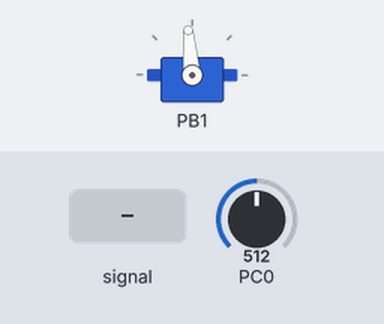
The program below on a simulated ATmega328P, built with avr-gcc and emulated at 16 MHz. Shown: servo. The test bench sets the inputs (shaded band); at power-on: PC0 = 512. Servo pulses on a pin are drawn as a servo (544–2400 µs = 0–180°); what the program prints to the serial monitor is not drawn.

Above: at 1.2 s.
1.3 s: PC0 fed a 200 Hz sine of ±81 counts around its level
At 1.62 s:
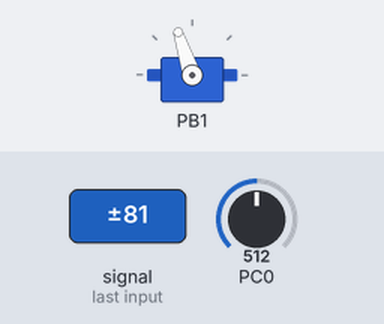
4.3 s: PC0 set to 716
At 5.5 s:
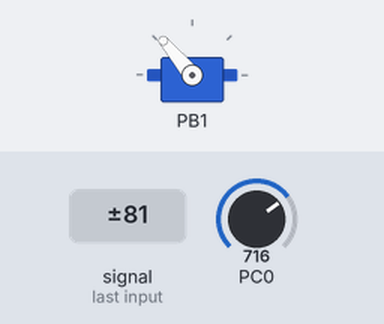
5.8 s: PC0 fed a 1000 Hz sine of ±255 counts around its level
At 5.97 s:
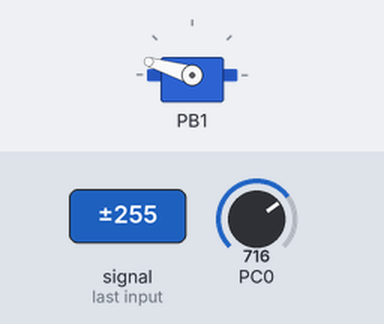
8.8 s: PC0 fed a 2 Hz sine of ±306 counts around its level
11.8 s: PC0 set to 306
13.4 s: PC0 fed a 50 Hz sine of ±306 counts around its level
At 13.72 s:
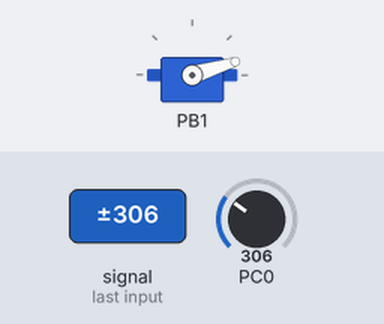
Timing chart, 0 to 17.4 s (numbered marks = the images above; inputs shaded):
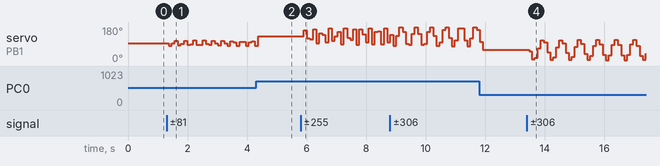

The program:

FTServoPot.c
```c
/*
 * FTServoPot.c
 *
 * Created: 2/23/2013 4:46:11 PM
 *  Author: Steve
 */

#define F_CPU 16000000
#define _DEBUG


#include <avr/io.h>
#include <avr/interrupt.h>
#include <util/delay.h>
#include <util/atomic.h>
#include "uart.h"

void initADC0();
void initServo();
void initPWM();
void setServo(uint16_t dest);
uint16_t getADC();

uint16_t volatile ADCRead = 0;
uint16_t volatile ISRCount = 0;
int main(void)
{
	uint16_t potValue = 0;
	initADC0();
	// todo: initialize the UART

	uart_init(UART_BAUD_SELECT(38400,F_CPU));
	initServo();

//  TODO: Initialize PWM on PD3/OC2B,  50hz cycle


	_delay_ms(10);   // wait a little while for things to come online.
		sei();
#ifdef _DEBUG
	uart_flush();
	uart_puts("ubasdfasdf");
#endif // _DEBUG

	while(1)
    {
		potValue = ADCRead;


		ISRCount=0;

		setServo(potValue);

		_delay_ms(100);
    }
}

void initADC0()
{
	ADCSRA |= (1 << ADPS2) | (1 << ADPS1) | (1 << ADPS0);  // set prescale to 128; (table 23-5)
	ADMUX |= (1 << REFS0);    // reference to vcc (table 23-3)
	//ADCSRA |= (1 << ADFR);    // put into free-running mode. (not in 328??)
//	ADMUX |= (1 << ADLAR);    // put into 8-bit mode.
	ADCSRA |= (1 << ADEN);


	ADCSRA |= (1 << ADATE); // Auto-trigger
	ADCSRA |= (1 << ADIE);  // Enable ADC Interrupt

	ADCSRA |= (1 << ADSC);  // start taking measurements
}

uint16_t getADC()
{
	uint16_t ADCReadLocal;
	ATOMIC_BLOCK(ATOMIC_RESTORESTATE)
	{
		ADCReadLocal=ADCRead;
	}
	return ADCReadLocal;
}


ISR(ADC_vect)
{
	ADCRead = ADC;


	ISRCount++;

}


void initPWM()
{
	 TCCR1A|=(1<<COM1A1)|(1<<COM1B1)|(1<<WGM11);
	 TCCR1B|=(1<<WGM13)|(1<<WGM11)|(1<<CS11); //PRESCALER=8 MODE 10(phase correct)

	 ICR1=20000;  //50Hz (Period = 20ms).

	 DDRB|=(1<<PB1);   //PWM Pins as Out

}

void initServo()
{
	initPWM();
}

void setServo(uint16_t dest)
{
	int servo = dest*1.8+600;

	OCR1A = servo;

	#ifdef _DEBUG
	char count[10];
	sprintf(count,"%d ",servo);
	uart_puts(count);
	#endif
}
```

uart.h
```c
#ifndef UART_H
#define UART_H
/************************************************************************
Title:    Interrupt UART library with receive/transmit circular buffers
Author:   Peter Fleury <pfleury@gmx.ch>   http://jump.to/fleury
File:     $Id: uart.h,v 1.8.2.1 2007/07/01 11:14:38 peter Exp $
Software: AVR-GCC 4.1, AVR Libc 1.4
Hardware: any AVR with built-in UART, tested on AT90S8515 & ATmega8 at 4 Mhz
License:  GNU General Public License
Usage:    see Doxygen manual

LICENSE:
    Copyright (C) 2006 Peter Fleury

    This program is free software; you can redistribute it and/or modify
    it under the terms of the GNU General Public License as published by
    the Free Software Foundation; either version 2 of the License, or
    any later version.

    This program is distributed in the hope that it will be useful,
    but WITHOUT ANY WARRANTY; without even the implied warranty of
    MERCHANTABILITY or FITNESS FOR A PARTICULAR PURPOSE.  See the
    GNU General Public License for more details.

************************************************************************/

/************************************************************************
uart_available, uart_flush, uart1_available, and uart1_flush functions
were adapted from the Arduino HardwareSerial.h library by Tim Sharpe on
11 Jan 2009.  The license info for HardwareSerial.h is as follows:

  HardwareSerial.h - Hardware serial library for Wiring
  Copyright (c) 2006 Nicholas Zambetti.  All right reserved.

  This library is free software; you can redistribute it and/or
  modify it under the terms of the GNU Lesser General Public
  License as published by the Free Software Foundation; either
  version 2.1 of the License, or (at your option) any later version.

  This library is distributed in the hope that it will be useful,
  but WITHOUT ANY WARRANTY; without even the implied warranty of
  MERCHANTABILITY or FITNESS FOR A PARTICULAR PURPOSE.  See the GNU
  Lesser General Public License for more details.

  You should have received a copy of the GNU Lesser General Public
  License along with this library; if not, write to the Free Software
  Foundation, Inc., 51 Franklin St, Fifth Floor, Boston, MA  02110-1301  USA
************************************************************************/

/************************************************************************
Changelog for modifications made by Tim Sharpe, starting with the current
  library version on his Web site as of 05/01/2009.

Date        Description
=========================================================================
05/12/2009  Added Arduino-style available() and flush() functions for both
			supported UARTs.  Really wanted to keep them out of the library, so
			that it would be as close as possible to Peter Fleury's original
			library, but has scoping issues accessing internal variables from
			another program.  Go C!

************************************************************************/

/**
 *  @defgroup pfleury_uart UART Library
 *  @code #include <uart.h> @endcode
 *
 *  @brief Interrupt UART library using the built-in UART with transmit and receive circular buffers.
 *
 *  This library can be used to transmit and receive data through the built in UART.
 *
 *  An interrupt is generated when the UART has finished transmitting or
 *  receiving a byte. The interrupt handling routines use circular buffers
 *  for buffering received and transmitted data.
 *
 *  The UART_RX_BUFFER_SIZE and UART_TX_BUFFER_SIZE constants define
 *  the size of the circular buffers in bytes. Note that these constants must be a power of 2.
 *  You may need to adapt this constants to your target and your application by adding
 *  CDEFS += -DUART_RX_BUFFER_SIZE=nn -DUART_RX_BUFFER_SIZE=nn to your Makefile.
 *
 *  @note Based on Atmel Application Note AVR306
 *  @author Peter Fleury pfleury@gmx.ch  http://jump.to/fleury
 */

/**@{*/


#if (__GNUC__ * 100 + __GNUC_MINOR__) < 304
#error "This library requires AVR-GCC 3.4 or later, update to newer AVR-GCC compiler !"
#endif


/*
** constants and macros
*/

/** @brief  UART Baudrate Expression
 *  @param  xtalcpu  system clock in Mhz, e.g. 4000000L for 4Mhz
 *  @param  baudrate baudrate in bps, e.g. 1200, 2400, 9600
 */
#define UART_BAUD_SELECT(baudRate,xtalCpu) ((xtalCpu)/((baudRate)*16l)-1)

/** @brief  UART Baudrate Expression for ATmega double speed mode
 *  @param  xtalcpu  system clock in Mhz, e.g. 4000000L for 4Mhz
 *  @param  baudrate baudrate in bps, e.g. 1200, 2400, 9600
 */
#define UART_BAUD_SELECT_DOUBLE_SPEED(baudRate,xtalCpu) (((xtalCpu)/((baudRate)*8l)-1)|0x8000)


/** Size of the circular receive buffer, must be power of 2 */
#ifndef UART_RX_BUFFER_SIZE
#define UART_RX_BUFFER_SIZE 32
#endif
/** Size of the circular transmit buffer, must be power of 2 */
#ifndef UART_TX_BUFFER_SIZE
#define UART_TX_BUFFER_SIZE 32
#endif

/* test if the size of the circular buffers fits into SRAM */
#if ( (UART_RX_BUFFER_SIZE+UART_TX_BUFFER_SIZE) >= (RAMEND-0x60 ) )
#error "size of UART_RX_BUFFER_SIZE + UART_TX_BUFFER_SIZE larger than size of SRAM"
#endif

/*
** high byte error return code of uart_getc()
*/
#define UART_FRAME_ERROR      0x0800              /* Framing Error by UART       */
#define UART_OVERRUN_ERROR    0x0400              /* Overrun condition by UART   */
#define UART_BUFFER_OVERFLOW  0x0200              /* receive ringbuffer overflow */
#define UART_NO_DATA          0x0100              /* no receive data available   */


/*
** function prototypes
*/

/**
   @brief   Initialize UART and set baudrate
   @param   baudrate Specify baudrate using macro UART_BAUD_SELECT()
   @return  none
*/
extern void uart_init(unsigned int baudrate);


/**
 *  @brief   Get received byte from ringbuffer
 *
 * Returns in the lower byte the received character and in the
 * higher byte the last receive error.
 * UART_NO_DATA is returned when no data is available.
 *
 *  @param   void
 *  @return  lower byte:  received byte from ringbuffer
 *  @return  higher byte: last receive status
 *           - \b 0 successfully received data from UART
 *           - \b UART_NO_DATA
 *             <br>no receive data available
 *           - \b UART_BUFFER_OVERFLOW
 *             <br>Receive ringbuffer overflow.
 *             We are not reading the receive buffer fast enough,
 *             one or more received character have been dropped
 *           - \b UART_OVERRUN_ERROR
 *             <br>Overrun condition by UART.
 *             A character already present in the UART UDR register was
 *             not read by the interrupt handler before the next character arrived,
 *             one or more received characters have been dropped.
 *           - \b UART_FRAME_ERROR
 *             <br>Framing Error by UART
 */
extern unsigned int uart_getc(void);


/**
 *  @brief   Put byte to ringbuffer for transmitting via UART
 *  @param   data byte to be transmitted
 *  @return  none
 */
extern void uart_putc(unsigned char data);


/**
 *  @brief   Put string to ringbuffer for transmitting via UART
 *
 *  The string is buffered by the uart library in a circular buffer
 *  and one character at a time is transmitted to the UART using interrupts.
 *  Blocks if it can not write the whole string into the circular buffer.
 *
 *  @param   s string to be transmitted
 *  @return  none
 */
extern void uart_puts(const char *s );


/**
 * @brief    Put string from program memory to ringbuffer for transmitting via UART.
 *
 * The string is buffered by the uart library in a circular buffer
 * and one character at a time is transmitted to the UART using interrupts.
 * Blocks if it can not write the whole string into the circular buffer.
 *
 * @param    s program memory string to be transmitted
 * @return   none
 * @see      uart_puts_P
 */
extern void uart_puts_p(const char *s );

/**
 * @brief    Macro to automatically put a string constant into program memory
 */
#define uart_puts_P(__s)       uart_puts_p(PSTR(__s))

/**
 *  @brief   Return number of bytes waiting in the receive buffer
 *  @param   none
 *  @return  bytes waiting in the receive buffer
 */
extern int uart_available(void);

/**
 *  @brief   Flush bytes waiting in receive buffer
 *  @param   none
 *  @return  none
 */
extern void uart_flush(void);


/** @brief  Initialize USART1 (only available on selected ATmegas) @see uart_init */
extern void uart1_init(unsigned int baudrate);
/** @brief  Get received byte of USART1 from ringbuffer. (only available on selected ATmega) @see uart_getc */
extern unsigned int uart1_getc(void);
/** @brief  Put byte to ringbuffer for transmitting via USART1 (only available on selected ATmega) @see uart_putc */
extern void uart1_putc(unsigned char data);
/** @brief  Put string to ringbuffer for transmitting via USART1 (only available on selected ATmega) @see uart_puts */
extern void uart1_puts(const char *s );
/** @brief  Put string from program memory to ringbuffer for transmitting via USART1 (only available on selected ATmega) @see uart_puts_p */
extern void uart1_puts_p(const char *s );
/** @brief  Macro to automatically put a string constant into program memory */
#define uart1_puts_P(__s)       uart1_puts_p(PSTR(__s))
/** @brief   Return number of bytes waiting in the receive buffer */
extern int uart1_available(void);
/** @brief   Flush bytes waiting in receive buffer */
extern void uart1_flush(void);

/**@}*/


#endif // UART_H
```

Source omitted: uart.c (25585 bytes)

Measured:
- after the input at 5.8 s, servo on PB1: 130° → 163° after 0.11 s, → 121° 0.10 s later, → 115° 0.10 s later, → 167° 0.12 s later, … (28 changes in this stretch)
